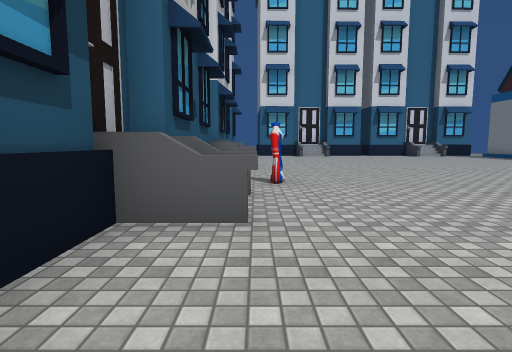
view 1 (above)

24 first-person views from a walk through a Unity game level. The camera is 1.3 m above the floor, tilts 6° down and sees 80° across. The floor is counted in squares, 2 m on a side. Each view is taken from the middle of a square. On the plan, view 1 faces up. The plan holds only what a view shows up to about 10 squares ahead; the rest is blank. The place goes on beyond the plan. The player character is not drawn. Some surface patterns are stand-ins.

view 2
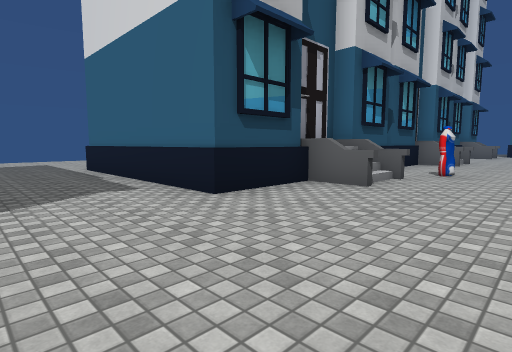

view 3
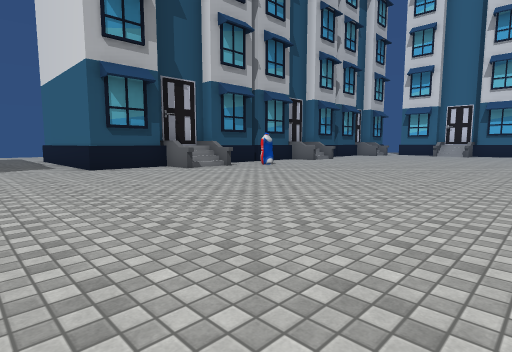

view 4
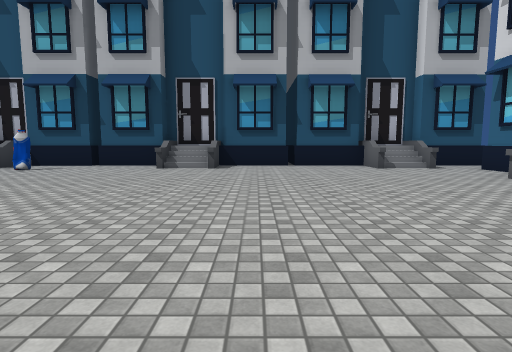

view 5
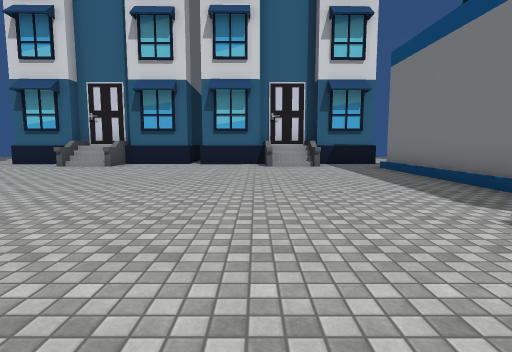

view 6
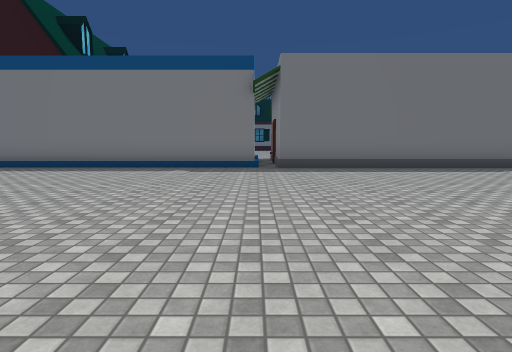

view 7
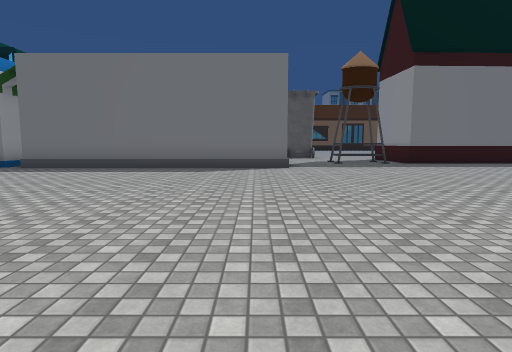

view 8
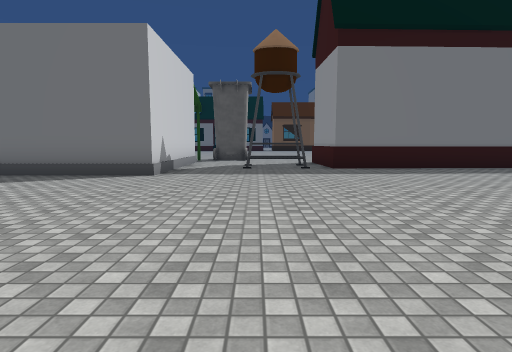

view 9
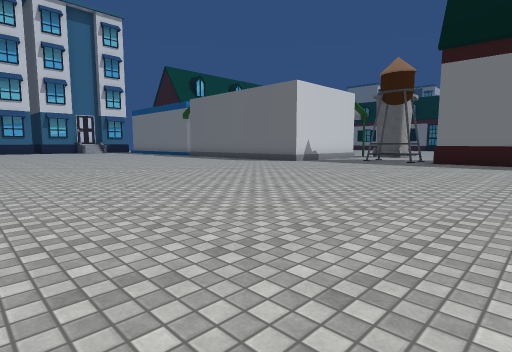

view 10
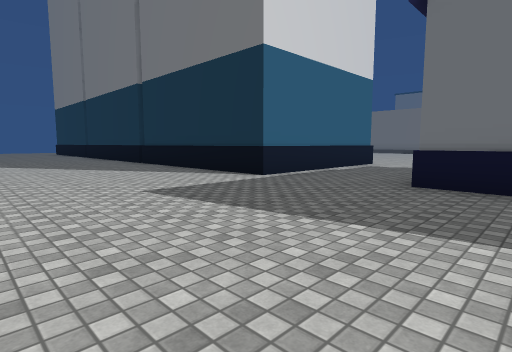

view 11
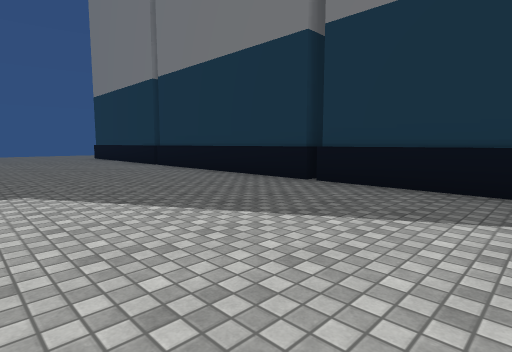

view 12
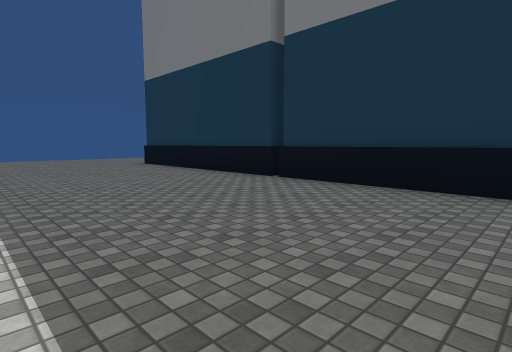

view 13
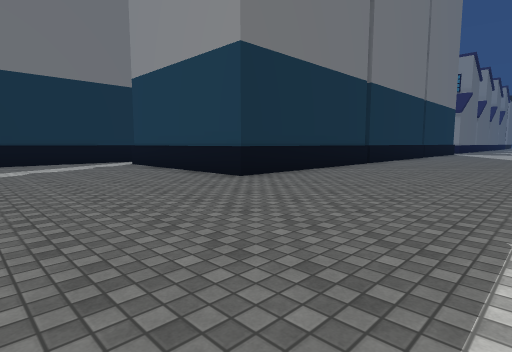

view 14
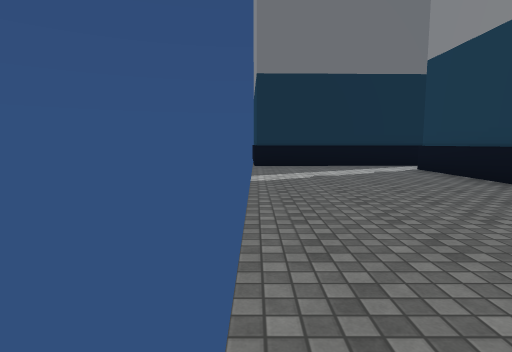

view 15
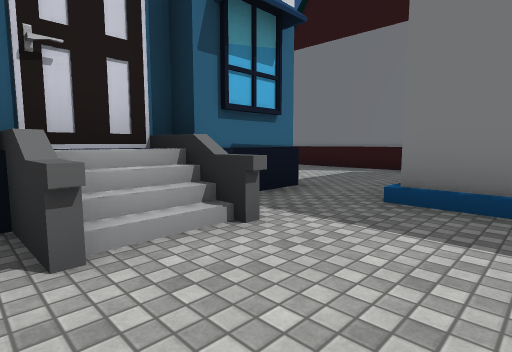

view 16
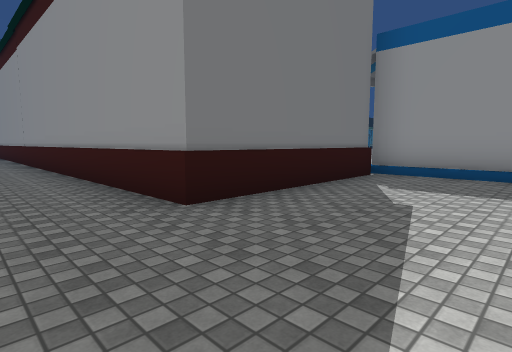

view 17
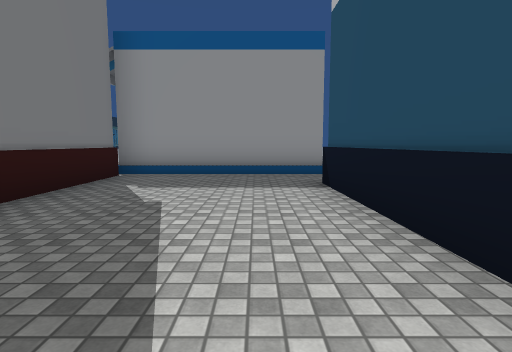

view 18
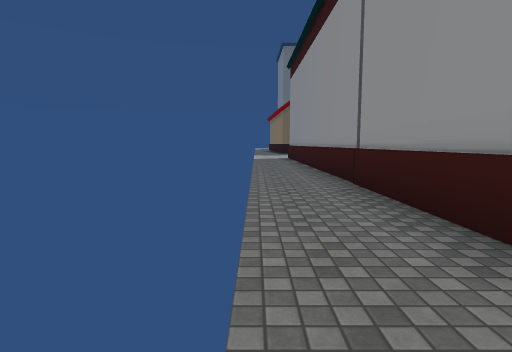

view 19
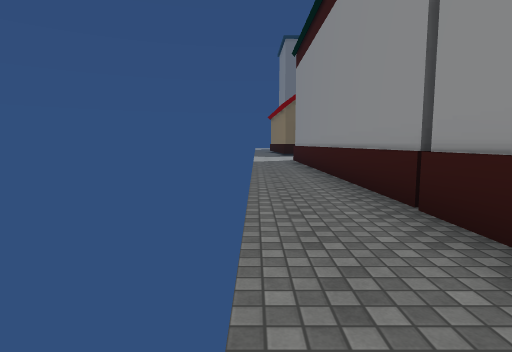

view 20
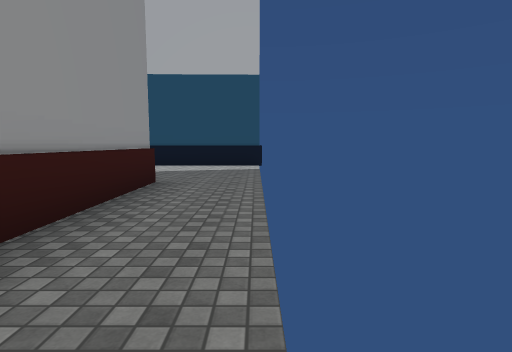

view 21
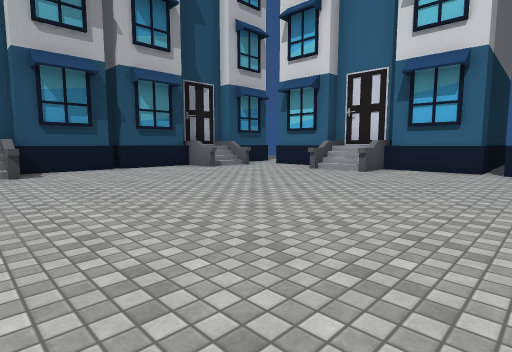

view 22
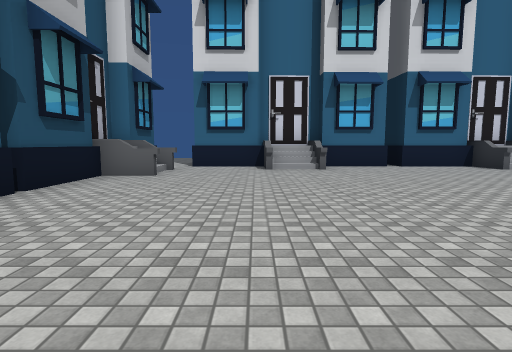

view 23
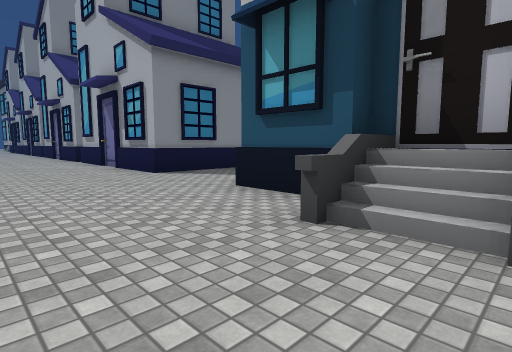

view 24
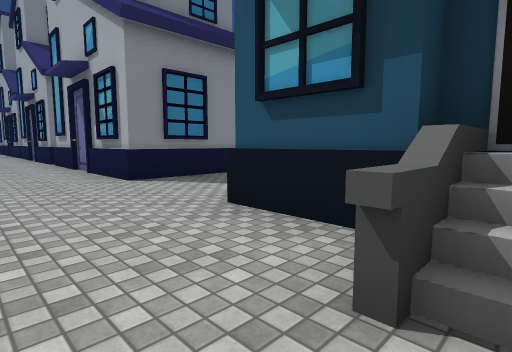

### Floor plan
Key: @ floor where view 1 was taken; # wall or solid block; x gap in a wall; . main floor; : floor 1.25 m higher than the main floor; / step, stairs or slope; = window, fence, low wall or low ledge; ^ raised ledge; O other object.
Columns run from 11 left of view 1 to 30 right of it. Each row starts with its distance up from view 1.
 22 ...........##   #     #...................
 21 ...........#    ##    #...................
 20 ...........#    #     #....OOOOOOOOOOOOOOO
 19 ...........##   #.    #....O
 18 ............##^##.##^##....O
 17 .....#####.###:##.##:##....O
 16  ....#   #//.=/=...=/=.....O
 15  ....#   #/............#####
 14  ....#   #/#...........#
 13 .....#   #.............#
 12 .....#   #.............#
 11 .....#   #.............#
 10 .....#   #x#...........#
  9 .....#   #/............#
  8 .....#   #/#...........#
  7 .....#   #.............OO
  6 .....#   #.............O
  5 .....#   #.#...........O
  4 .....#   ###...........O
  3 .....#   ###...........O
  2  ....#   #.............O
  1 .....#####.............OOOO
  0 ...........@...............
 -1 ...........................
 -2 .........................#.
 -3 .....O    ...............#.
 -4 .....O    ...............OO
 -5      O    ...............
 -6           ...............
 -7           .........   ...

Positions as (right, up) in squares from view 1, and headings:
1: (0, 0), facing up
2: (2, -2), facing up-left
3: (7, -2), facing up-left
4: (8, 11), facing left
5: (8, 7), facing up
6: (3, 8), facing right
7: (3, 1), facing right
8: (5, -2), facing right
9: (2, -7), facing up-right
10: (-11, -4), facing up-right
11: (-11, 3), facing up-right
12: (-11, 8), facing up-right
13: (-11, 22), facing down-right
14: (-9, 22), facing right
15: (8, 14), facing up-right
16: (13, 22), facing down-right
17: (13, 22), facing down
18: (20, 22), facing right
19: (22, 22), facing right
20: (21, 22), facing left
21: (7, 9), facing up-left
22: (2, 8), facing up
23: (2, 4), facing down-left
24: (1, 3), facing down-left
